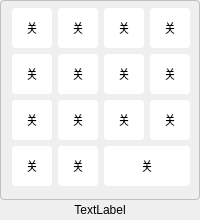
<?xml version="1.0" encoding="UTF-8"?>
<ui version="4.0">
 <class>ModelRelayEx</class>
 <widget class="QWidget" name="ModelRelayEx">
  <property name="geometry">
   <rect>
    <x>0</x>
    <y>0</y>
    <width>200</width>
    <height>220</height>
   </rect>
  </property>
  <property name="minimumSize">
   <size>
    <width>200</width>
    <height>220</height>
   </size>
  </property>
  <property name="maximumSize">
   <size>
    <width>200</width>
    <height>220</height>
   </size>
  </property>
  <property name="windowTitle">
   <string>Form</string>
  </property>
  <layout class="QGridLayout" name="gridLayout_21">
   <property name="leftMargin">
    <number>0</number>
   </property>
   <property name="topMargin">
    <number>0</number>
   </property>
   <property name="rightMargin">
    <number>0</number>
   </property>
   <property name="bottomMargin">
    <number>0</number>
   </property>
   <property name="spacing">
    <number>0</number>
   </property>
   <item row="0" column="0">
    <widget class="QFrame" name="frame">
     <property name="minimumSize">
      <size>
       <width>200</width>
       <height>200</height>
      </size>
     </property>
     <property name="maximumSize">
      <size>
       <width>200</width>
       <height>200</height>
      </size>
     </property>
     <property name="styleSheet">
      <string notr="true">QFrame {
    border: 1px solid #C0C0C0;
    border-radius: 4px;
}</string>
     </property>
     <property name="frameShape">
      <enum>QFrame::StyledPanel</enum>
     </property>
     <property name="frameShadow">
      <enum>QFrame::Raised</enum>
     </property>
     <layout class="QGridLayout" name="gridLayout"/>
    </widget>
   </item>
   <item row="1" column="0">
    <widget class="QLabel" name="addr">
     <property name="text">
      <string>TextLabel</string>
     </property>
     <property name="alignment">
      <set>Qt::AlignCenter</set>
     </property>
    </widget>
   </item>
  </layout>
  <widget class="QWidget" name="relay_4" native="true">
   <property name="geometry">
    <rect>
     <x>150</x>
     <y>8</y>
     <width>40</width>
     <height>40</height>
    </rect>
   </property>
   <property name="minimumSize">
    <size>
     <width>40</width>
     <height>40</height>
    </size>
   </property>
   <property name="maximumSize">
    <size>
     <width>40</width>
     <height>40</height>
    </size>
   </property>
   <property name="styleSheet">
    <string notr="true">QWidget {
    
    border-radius: 4px;
	background-color: white;
}</string>
   </property>
   <layout class="QGridLayout" name="gridLayout_4">
    <item row="0" column="0">
     <widget class="QLabel" name="relay_4_state">
      <property name="text">
       <string>关</string>
      </property>
      <property name="alignment">
       <set>Qt::AlignCenter</set>
      </property>
     </widget>
    </item>
   </layout>
  </widget>
  <widget class="QWidget" name="relay_3" native="true">
   <property name="geometry">
    <rect>
     <x>104</x>
     <y>8</y>
     <width>40</width>
     <height>40</height>
    </rect>
   </property>
   <property name="minimumSize">
    <size>
     <width>40</width>
     <height>40</height>
    </size>
   </property>
   <property name="maximumSize">
    <size>
     <width>40</width>
     <height>40</height>
    </size>
   </property>
   <property name="styleSheet">
    <string notr="true">QWidget {
    
    border-radius: 4px;
	background-color: white;
}</string>
   </property>
   <layout class="QGridLayout" name="gridLayout_5">
    <item row="0" column="0">
     <widget class="QLabel" name="relay_3_state">
      <property name="text">
       <string>关</string>
      </property>
      <property name="alignment">
       <set>Qt::AlignCenter</set>
      </property>
     </widget>
    </item>
   </layout>
  </widget>
  <widget class="QWidget" name="relay_5" native="true">
   <property name="geometry">
    <rect>
     <x>12</x>
     <y>54</y>
     <width>40</width>
     <height>40</height>
    </rect>
   </property>
   <property name="minimumSize">
    <size>
     <width>40</width>
     <height>40</height>
    </size>
   </property>
   <property name="maximumSize">
    <size>
     <width>40</width>
     <height>40</height>
    </size>
   </property>
   <property name="styleSheet">
    <string notr="true">QWidget {
    
    border-radius: 4px;
	background-color: white;
}</string>
   </property>
   <layout class="QGridLayout" name="gridLayout_8">
    <item row="0" column="0">
     <widget class="QLabel" name="relay_5_state">
      <property name="text">
       <string>关</string>
      </property>
      <property name="alignment">
       <set>Qt::AlignCenter</set>
      </property>
     </widget>
    </item>
   </layout>
  </widget>
  <widget class="QWidget" name="relay_9" native="true">
   <property name="geometry">
    <rect>
     <x>12</x>
     <y>100</y>
     <width>40</width>
     <height>40</height>
    </rect>
   </property>
   <property name="minimumSize">
    <size>
     <width>40</width>
     <height>40</height>
    </size>
   </property>
   <property name="maximumSize">
    <size>
     <width>40</width>
     <height>40</height>
    </size>
   </property>
   <property name="styleSheet">
    <string notr="true">QWidget {
    
    border-radius: 4px;
	background-color: white;
}</string>
   </property>
   <layout class="QGridLayout" name="gridLayout_11">
    <item row="0" column="0">
     <widget class="QLabel" name="relay_9_state">
      <property name="text">
       <string>关</string>
      </property>
      <property name="alignment">
       <set>Qt::AlignCenter</set>
      </property>
     </widget>
    </item>
   </layout>
  </widget>
  <widget class="QWidget" name="relay_6" native="true">
   <property name="geometry">
    <rect>
     <x>58</x>
     <y>54</y>
     <width>40</width>
     <height>40</height>
    </rect>
   </property>
   <property name="minimumSize">
    <size>
     <width>40</width>
     <height>40</height>
    </size>
   </property>
   <property name="maximumSize">
    <size>
     <width>40</width>
     <height>40</height>
    </size>
   </property>
   <property name="styleSheet">
    <string notr="true">QWidget {
    
    border-radius: 4px;
	background-color: white;
}</string>
   </property>
   <layout class="QGridLayout" name="gridLayout_9">
    <item row="0" column="0">
     <widget class="QLabel" name="relay_6_state">
      <property name="text">
       <string>关</string>
      </property>
      <property name="alignment">
       <set>Qt::AlignCenter</set>
      </property>
     </widget>
    </item>
   </layout>
  </widget>
  <widget class="QWidget" name="relay_14" native="true">
   <property name="geometry">
    <rect>
     <x>58</x>
     <y>146</y>
     <width>40</width>
     <height>40</height>
    </rect>
   </property>
   <property name="minimumSize">
    <size>
     <width>40</width>
     <height>40</height>
    </size>
   </property>
   <property name="maximumSize">
    <size>
     <width>40</width>
     <height>40</height>
    </size>
   </property>
   <property name="styleSheet">
    <string notr="true">QWidget {
    
    border-radius: 4px;
	background-color: white;
}</string>
   </property>
   <layout class="QGridLayout" name="gridLayout_19">
    <item row="0" column="0">
     <widget class="QLabel" name="relay_14_state">
      <property name="text">
       <string>关</string>
      </property>
      <property name="alignment">
       <set>Qt::AlignCenter</set>
      </property>
     </widget>
    </item>
   </layout>
  </widget>
  <widget class="QWidget" name="relay_13" native="true">
   <property name="geometry">
    <rect>
     <x>12</x>
     <y>146</y>
     <width>40</width>
     <height>40</height>
    </rect>
   </property>
   <property name="minimumSize">
    <size>
     <width>40</width>
     <height>40</height>
    </size>
   </property>
   <property name="maximumSize">
    <size>
     <width>40</width>
     <height>40</height>
    </size>
   </property>
   <property name="styleSheet">
    <string notr="true">QWidget {
    
    border-radius: 4px;
	background-color: white;
}</string>
   </property>
   <layout class="QGridLayout" name="gridLayout_18">
    <item row="0" column="0">
     <widget class="QLabel" name="relay_13_state">
      <property name="text">
       <string>关</string>
      </property>
      <property name="alignment">
       <set>Qt::AlignCenter</set>
      </property>
     </widget>
    </item>
   </layout>
  </widget>
  <widget class="QWidget" name="relay_15" native="true">
   <property name="geometry">
    <rect>
     <x>104</x>
     <y>146</y>
     <width>86</width>
     <height>40</height>
    </rect>
   </property>
   <property name="minimumSize">
    <size>
     <width>86</width>
     <height>40</height>
    </size>
   </property>
   <property name="maximumSize">
    <size>
     <width>40</width>
     <height>40</height>
    </size>
   </property>
   <property name="styleSheet">
    <string notr="true">QWidget {
    
    border-radius: 4px;
	background-color: white;
}</string>
   </property>
   <layout class="QGridLayout" name="gridLayout_20">
    <item row="0" column="0">
     <widget class="QLabel" name="relay_15_state">
      <property name="text">
       <string>关</string>
      </property>
      <property name="alignment">
       <set>Qt::AlignCenter</set>
      </property>
     </widget>
    </item>
   </layout>
  </widget>
  <widget class="QWidget" name="relay_8" native="true">
   <property name="geometry">
    <rect>
     <x>150</x>
     <y>54</y>
     <width>40</width>
     <height>40</height>
    </rect>
   </property>
   <property name="minimumSize">
    <size>
     <width>40</width>
     <height>40</height>
    </size>
   </property>
   <property name="maximumSize">
    <size>
     <width>40</width>
     <height>40</height>
    </size>
   </property>
   <property name="styleSheet">
    <string notr="true">QWidget {
    
    border-radius: 4px;
	background-color: white;
}</string>
   </property>
   <layout class="QGridLayout" name="gridLayout_3">
    <item row="0" column="0">
     <widget class="QLabel" name="relay_8_state">
      <property name="text">
       <string>关</string>
      </property>
      <property name="alignment">
       <set>Qt::AlignCenter</set>
      </property>
     </widget>
    </item>
   </layout>
  </widget>
  <widget class="QWidget" name="relay_11" native="true">
   <property name="geometry">
    <rect>
     <x>104</x>
     <y>100</y>
     <width>40</width>
     <height>40</height>
    </rect>
   </property>
   <property name="minimumSize">
    <size>
     <width>40</width>
     <height>40</height>
    </size>
   </property>
   <property name="maximumSize">
    <size>
     <width>40</width>
     <height>40</height>
    </size>
   </property>
   <property name="styleSheet">
    <string notr="true">QWidget {
    
    border-radius: 4px;
	background-color: white;
}</string>
   </property>
   <layout class="QGridLayout" name="gridLayout_16">
    <item row="0" column="0">
     <widget class="QLabel" name="relay_11_state">
      <property name="text">
       <string>关</string>
      </property>
      <property name="alignment">
       <set>Qt::AlignCenter</set>
      </property>
     </widget>
    </item>
   </layout>
  </widget>
  <widget class="QWidget" name="relay_10" native="true">
   <property name="geometry">
    <rect>
     <x>58</x>
     <y>100</y>
     <width>40</width>
     <height>40</height>
    </rect>
   </property>
   <property name="minimumSize">
    <size>
     <width>40</width>
     <height>40</height>
    </size>
   </property>
   <property name="maximumSize">
    <size>
     <width>40</width>
     <height>40</height>
    </size>
   </property>
   <property name="styleSheet">
    <string notr="true">QWidget {
    
    border-radius: 4px;
	background-color: white;
}</string>
   </property>
   <layout class="QGridLayout" name="gridLayout_10">
    <item row="0" column="0">
     <widget class="QLabel" name="relay_10_state">
      <property name="text">
       <string>关</string>
      </property>
      <property name="alignment">
       <set>Qt::AlignCenter</set>
      </property>
     </widget>
    </item>
   </layout>
  </widget>
  <widget class="QWidget" name="relay_1" native="true">
   <property name="geometry">
    <rect>
     <x>12</x>
     <y>8</y>
     <width>40</width>
     <height>40</height>
    </rect>
   </property>
   <property name="minimumSize">
    <size>
     <width>40</width>
     <height>40</height>
    </size>
   </property>
   <property name="maximumSize">
    <size>
     <width>40</width>
     <height>40</height>
    </size>
   </property>
   <property name="styleSheet">
    <string notr="true">QWidget {
    
    border-radius: 4px;
	background-color: white;
}</string>
   </property>
   <layout class="QGridLayout" name="gridLayout_7">
    <item row="0" column="0">
     <widget class="QLabel" name="relay_1_state">
      <property name="text">
       <string>关</string>
      </property>
      <property name="alignment">
       <set>Qt::AlignCenter</set>
      </property>
     </widget>
    </item>
   </layout>
  </widget>
  <widget class="QWidget" name="relay_7" native="true">
   <property name="geometry">
    <rect>
     <x>104</x>
     <y>54</y>
     <width>40</width>
     <height>40</height>
    </rect>
   </property>
   <property name="minimumSize">
    <size>
     <width>40</width>
     <height>40</height>
    </size>
   </property>
   <property name="maximumSize">
    <size>
     <width>40</width>
     <height>40</height>
    </size>
   </property>
   <property name="styleSheet">
    <string notr="true">QWidget {
    
    border-radius: 4px;
	background-color: white;
}</string>
   </property>
   <layout class="QGridLayout" name="gridLayout_2">
    <item row="0" column="0">
     <widget class="QLabel" name="relay_7_state">
      <property name="text">
       <string>关</string>
      </property>
      <property name="alignment">
       <set>Qt::AlignCenter</set>
      </property>
     </widget>
    </item>
   </layout>
  </widget>
  <widget class="QWidget" name="relay_2" native="true">
   <property name="geometry">
    <rect>
     <x>58</x>
     <y>8</y>
     <width>40</width>
     <height>40</height>
    </rect>
   </property>
   <property name="minimumSize">
    <size>
     <width>40</width>
     <height>40</height>
    </size>
   </property>
   <property name="maximumSize">
    <size>
     <width>40</width>
     <height>40</height>
    </size>
   </property>
   <property name="styleSheet">
    <string notr="true">QWidget {
    
    border-radius: 4px;
	background-color: white;
}</string>
   </property>
   <layout class="QGridLayout" name="gridLayout_6">
    <item row="0" column="0">
     <widget class="QLabel" name="relay_2_state">
      <property name="text">
       <string>关</string>
      </property>
      <property name="alignment">
       <set>Qt::AlignCenter</set>
      </property>
     </widget>
    </item>
   </layout>
  </widget>
  <widget class="QWidget" name="relay_12" native="true">
   <property name="geometry">
    <rect>
     <x>150</x>
     <y>100</y>
     <width>40</width>
     <height>40</height>
    </rect>
   </property>
   <property name="minimumSize">
    <size>
     <width>40</width>
     <height>40</height>
    </size>
   </property>
   <property name="maximumSize">
    <size>
     <width>40</width>
     <height>40</height>
    </size>
   </property>
   <property name="styleSheet">
    <string notr="true">QWidget {
    
    border-radius: 4px;
	background-color: white;
}</string>
   </property>
   <layout class="QGridLayout" name="gridLayout_17">
    <item row="0" column="0">
     <widget class="QLabel" name="relay_12_state">
      <property name="text">
       <string>关</string>
      </property>
      <property name="alignment">
       <set>Qt::AlignCenter</set>
      </property>
     </widget>
    </item>
   </layout>
  </widget>
 </widget>
 <resources/>
 <connections/>
</ui>
